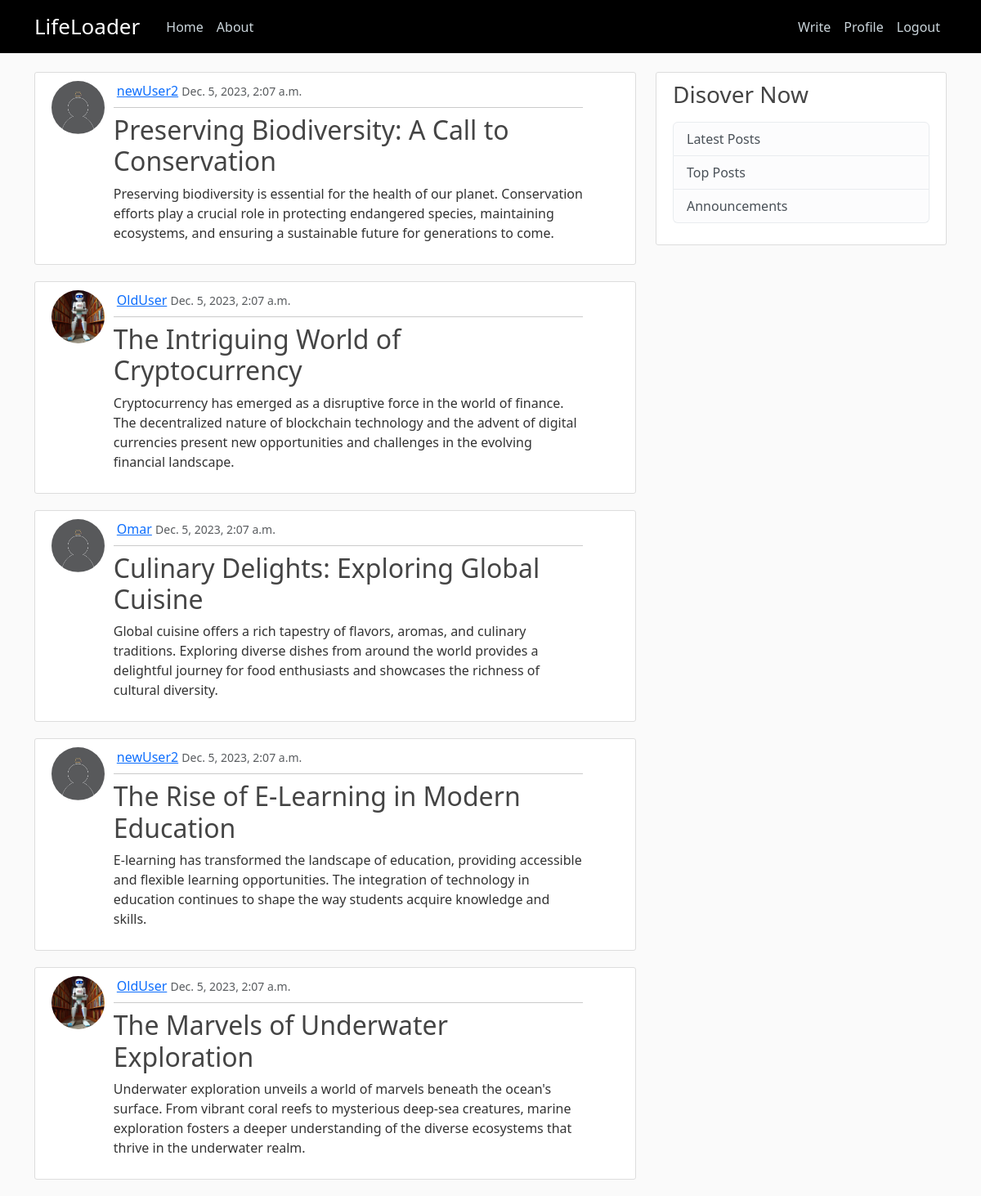
Screenshot of / (signed in) with the database file from the repository.
### social_net/models.py (models this page shows, shortened)
class Post(models.Model):
    author = models.ForeignKey(User, on_delete=models.CASCADE)
    title = models.CharField(max_length=150)
    content = models.TextField()
    date_created = models.DateTimeField(default=timezone.now)

### users/models.py (models this page shows, shortened)
class Profile(models.Model):
    user = models.OneToOneField(User, on_delete=models.CASCADE)
    bio = models.TextField(null=True)
    profile_pic = models.ImageField(
        default='default.jpg', upload_to='profile_pics')

### social_net/views.py (the view)
# urls.py: path('', views.PostListView.as_view(), name="LifeLoader-home"),
class PostListView(ListView):
    model = Post
    context_object_name = 'posts'
    ordering = ['-date_created']
    paginate_by = 5

### social_net/templates/social_net/post_list.html
{% extends "social_net/base_temp.html" %}
{% block content %}
    {% for post in posts %}
    <article class="media content-section">
        <div class="row">
            <div class="col-md-1">
                <img class="rounded-circle article-img" src="{{ post.author.profile.profile_pic.url }}" alt="post's author profile picture">
            </div>
            <div class="col-md-10 ms-3">
                <div class="media-body">
                    <div class="d-flex justify-content-between align-items-center">
                        <div>
                            <a class="ms-1" href="{% url 'LifeLoader-view_profile' post.author %}">{{ post.author }}</a>
                            <small class="text-muted">{{ post.date_created }}</small>
                        </div>
                    </div>
                    <hr class="my-2">
                    <h2><a class="article-title" href="{% url 'LifeLoader-post_detail' post.id %}">{{ post.title }}</a></h2>
                    <p class="article-content">{{ post.content }}</p>
                </div>
            </div>
        </div>
    </article>
    {% endfor %}
{% endblock content %}

### social_net/static/social_net/main.css (style rules this page uses)
body { background: #fafafa; color: #333333; margin-top: 5rem; }
h1, h2, h3, h4, h5, h6 { color: #444444; }
.content-section { background: #ffffff; padding: 10px 20px; border: 1px solid #dddddd; border-radius: 3px; margin-bottom: 20px; }
.article-title { color: #444444; text-decoration: none; }
.article-content { white-space: pre-line; }
.article-img { height: 65px; width: 65px; margin-right: 16px; }

### rows the page displays
Post: author.profile.profile_pic (placeholder picture), author "newUser2", date_created "Dec. 5, 2023, 2:07 a.m.", title "Preserving Biodiversity: A Call to Conservation", content "Preserving biodiversity is essential for the health of our planet. Conservation efforts play a crucial role in protecting endangered species, maintaining ecosystems, and ensuring a sustainable future for generations to come."
Post: author.profile.profile_pic (picture), author "OldUser", date_created "Dec. 5, 2023, 2:07 a.m.", title "The Intriguing World of Cryptocurrency", content "Cryptocurrency has emerged as a disruptive force in the world of finance. The decentralized nature of blockchain technology and the advent of digital currencies present new opportunities and challenges in the evolving financial landscape."
Post: author.profile.profile_pic (placeholder picture), author "Omar", date_created "Dec. 5, 2023, 2:07 a.m.", title "Culinary Delights: Exploring Global Cuisine", content "Global cuisine offers a rich tapestry of flavors, aromas, and culinary traditions. Exploring diverse dishes from around the world provides a delightful journey for food enthusiasts and showcases the richness of cultural diversity."
Post: author.profile.profile_pic (placeholder picture), author "newUser2", date_created "Dec. 5, 2023, 2:07 a.m.", title "The Rise of E-Learning in Modern Education", content "E-learning has transformed the landscape of education, providing accessible and flexible learning opportunities. The integration of technology in education continues to shape the way students acquire knowledge and skills."
Post: author.profile.profile_pic (picture), author "OldUser", date_created "Dec. 5, 2023, 2:07 a.m.", title "The Marvels of Underwater Exploration", content "Underwater exploration unveils a world of marvels beneath the ocean's surface. From vibrant coral reefs to mysterious deep-sea creatures, marine exploration fosters a deeper understanding of the diverse ecosystems that thrive in the underwater realm."
